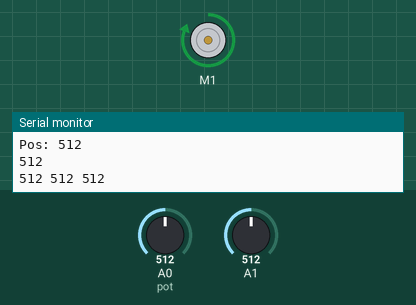
This sketch was run on a simulated Arduino Uno, built with avr-gcc and run on an emulated ATmega328P. Shown: DC motor (green arrow = forward, orange = backward, longer = faster), the last lines printed to the serial monitor. The inputs (shaded band) are chosen by the test bench; at power-on: A0 (pot) = 512, A1 = 512.

Above: at 1.2 s.
1.3 s: A0 (pot) set to 525
At 2.5 s:
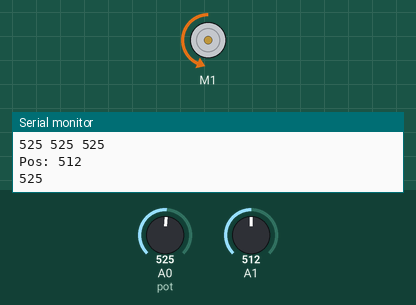
2.8 s: A1 set to 306
At 3.2 s:
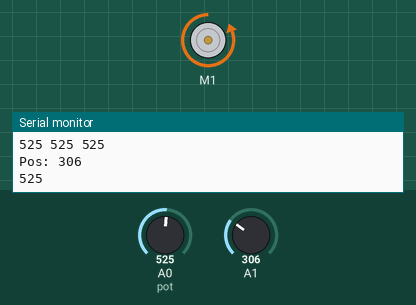
4.3 s: A0 (pot) set to 306
At 5.1 s:
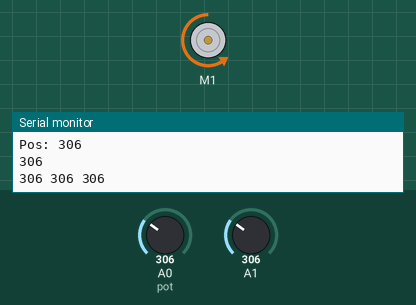
5.8 s: A0 (pot) set to 289
At 6.7 s:
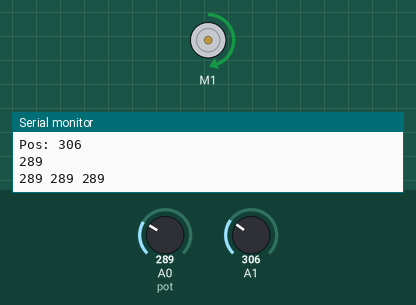
7.3 s: A0 (pot) set to 122
At 8.4 s:
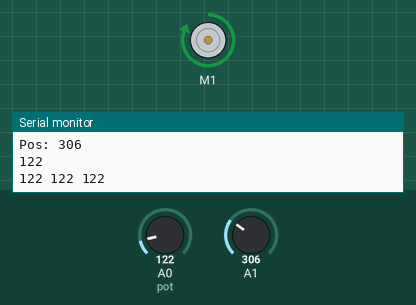
8.8 s: A1 set to 121
11.8 s: A1 set to 115
At 12.4 s:
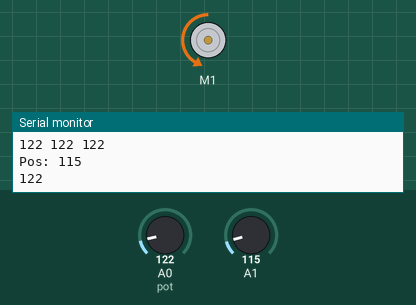
Timing chart, 0 to 14.3 s (numbered marks = the images above; inputs shaded):
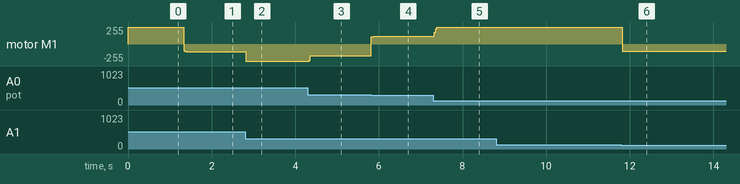

Measured:
- the behaviour switches between 513 and 514 on A0 (pot) (found by bisection; images 0 and 1)
- the behaviour switches between 305 and 304 on A0 (pot) (found by bisection; images 3 and 4)
- the behaviour switches between 121 and 120 on A1 (found by bisection; images 5 and 6)
- after the input at 1.3 s, motor M1: forward 255/255 → backward 113/255 at once
- after the input at 2.8 s, motor M1: backward 113/255 → backward 255/255 at once
- after the input at 4.3 s, motor M1: backward 255/255 → backward 173/255 at once
- after the input at 5.8 s, motor M1: backward 173/255 → forward 117/255 at once
- after the input at 7.3 s, motor M1: forward 117/255 → forward 255/255 at once
- after the input at 11.8 s, motor M1: forward 255/255 → backward 107/255 at once

The sketch:

MotorTest.ino
```cpp
/*
This is a test sketch for the Adafruit assembled Motor Shield for Arduino v2
It won't work with v1.x motor shields! Only for the v2's with built in PWM
control

For use with the Adafruit Motor Shield v2
---->  http://www.adafruit.com/products/1438
*/

#include <Wire.h>
#include <Adafruit_MotorShield.h>
#include "utility/Adafruit_MS_PWMServoDriver.h"


int pot = 0;//pin for potentiometer (analog pin)
int force1 = 4; //pin for force sensing (current draw)
int force2 = 5; //pin for force sensing (current draw)
int dest;//destination
int fMax; //max force before release
const int margin = 1;
const int pwm_speed = 100;
Adafruit_MotorShield AFMS = Adafruit_MotorShield();
Adafruit_DCMotor *motor = AFMS.getMotor(1);
int pos = 512;
boolean vector = true;
int values[3];


void setup() {
  Serial.begin(9600);           // set up Serial library at 9600 bps
  //Serial.println("Motor test!");

  AFMS.begin();  // create with the default frequency 1.6KHz
  //AFMS.begin(1000);  // OR with a different frequency, say 1KHz

  // Set the speed to start, from 0 (off) to 255 (max speed)
  motor->setSpeed(150);
  motor->run(FORWARD);
  // turn on motor
  motor->run(RELEASE);
}

void loop() {
  uint8_t i;
  //Serial.println(pos);
  set(analogRead(A1));
  cycle(analogRead(A0));
  //if(vector) pos++;
  //else pos--;
  //if(pos > 1000 || pos < 5) vector = !vector;
  up();
  //delay(10);
  Serial.println(String(values[0]) + ' ' + values[1] + ' ' + values[2]);
  //if (Serial.available() > 0) { pos = Serial.parseFloat(); set(pos); }
  Serial.println("Pos: " + String(dest));
}

void set(int pos) {
  dest = pos;
}

int getPos() {
  return analogRead(pot);
}


void mov(bool dir, int pwm) {//sets the direction and speed of the motor.
                     //a val of 'true' for dir will make the motor go forward.
  motor->setSpeed(pwm);
  if(dir) {
    motor->run(FORWARD);//method calls on motor use '->' syntax; it's a pointer
  } else {
    motor->run(BACKWARD);
  }
}

void cycle(int value) {
  for(int i = 2; i > 0; i--) {
    values[i] = values[i-1];
  }
  values[0] = value;
}

int avg() {
  int tot = 0;
  for(int i = 2; i >= 0; i--) {
    tot += values[i];
  }
  return tot/3;
}

void up() {
  int potpos = avg();
  Serial.println(potpos);
  int diff = dest - potpos;//diff between desired position and actual position
  if(abs(diff) <= margin) return;//if diff is within acceptable margin, return; no adjustment needed.
  mov(diff>0, constrain(pwm_speed+(abs(diff)), 0, 255));
}
```
